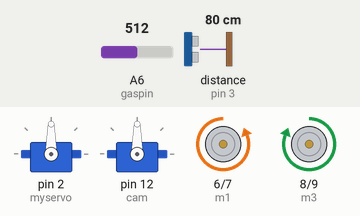
Bench run of a sketch on a simulated Arduino Nano, built with avr-gcc and run on an emulated ATmega328P. On the bench: 2 × servo, motor-driver pin pairs drawn as motors (green arrow = first pin HIGH = forward, orange = second pin HIGH = backward, longer = more drive). Wiring (inferred from the names in the program): ultrasonic range finder: trigger pin 4; echo pin 3. The inputs (shaded band) are chosen by the test bench; at power-on: distance to the obstacle (sensor on pin 3) 80 cm, A6 (gaspin) = 512. The echo pulse lasts 58.3 µs per cm.

Above: at 5.8 s.
5.9 s: distance to the obstacle (sensor on pin 3) set to 14 cm
7.8 s: distance to the obstacle (sensor on pin 3) set to 10 cm
At 9.5 s:
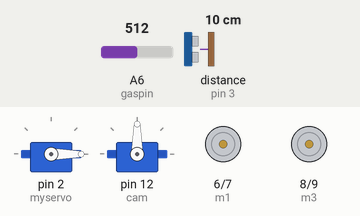
At 12.8 s:
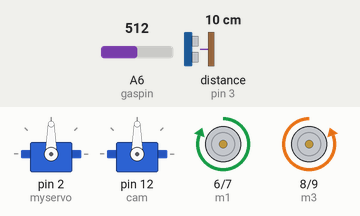
Timing chart, 0 to 18.0 s (numbered marks = the images above; inputs shaded):
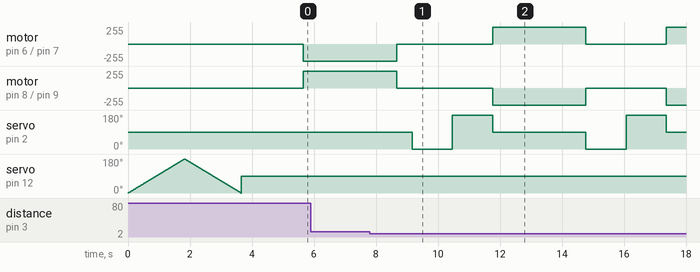

Measured:
- the behaviour switches between 12 and 11 cm on distance to the obstacle (sensor on pin 3) (found by bisection; images 0 and 1)
- after the input at 5.9 s, every drawn part: stays the same
- after the input at 7.8 s, motor on pin 6 (m1) / pin 7 (m2): backward 255/255 → stopped after 0.86 s, → forward 255/255 3.1 s later, → stopped 3.0 s later, → forward 255/255 2.6 s later; motor on pin 8 (m3) / pin 9 (m4): forward 255/255 → stopped after 0.86 s, → backward 255/255 3.1 s later, → stopped 3.0 s later, → backward 255/255 2.6 s later

The sketch:

ROBOT.ino
```cpp
// Include the servo motor library
#include<Servo.h>
#include <SoftwareSerial.h>
SoftwareSerial xbee(10, 11);
char buf;
//define pin numbers used for motors
int pir=21;
 const int m1=6;
 const int m2=7;
 const int m3=8;
 const int m4=9;
 const int gaspin=A6;

//define pin numbers used for ultrasonic sensor
 const int trig=4;
 const int echo=3;
//define name of the servo
Servo myservo;
Servo cam;
long distance,left_dist, right_dist,t,t1,t2;
void setup() {
//define pin number for servo


  myservo.attach(2);
  cam.attach(12);
 xbee.begin(9600);
 Serial.begin(9600);
//define pinmodes of declared pin numbers
 pinMode(m1, OUTPUT);
 pinMode(m2, OUTPUT);
 pinMode(m3, OUTPUT);
 pinMode(m4, OUTPUT);
 pinMode(trig,OUTPUT);
pinMode(echo,INPUT);
pinMode(gaspin,INPUT);
pinMode(pir,INPUT);
for(int i=0;i<=180;i++){
  cam.write(i);
  delay(10);
  if(i==180){
    for(int i=180;i>=0;i--){
      cam.write(i);
      delay(10);// put your main code here, to run repeatedly:
    }
  }
 }
//delay isto set up ultrasonic sensor for accurate measurement
myservo.write(90);
cam.write(90);
delay(1000);
}

void loop() {
 //calculation distance of obstracle in front ways
if(analogRead(A6)>750){
  xbee.write('h');
  delay(1000);}
  else if(digitalRead(21)==HIGH){
    xbee.write('m');
    delay(1000);
  }
  else if(analogRead(A6)<=750 && digitalRead(21)== LOW){
xbee.write('l');
delay(1000);}

if(xbee.available()==0){

myservo.write(90);
cam.write(90);
digitalWrite(trig,LOW);
delayMicroseconds(2);
digitalWrite(trig,HIGH);
delayMicroseconds(10);
digitalWrite(trig,LOW);

t=pulseIn(echo,HIGH);
distance=(t/2)/29.1;

if(distance>10)//no obstracle
   farward();
if(distance<=10)//there is an obstracle
{
  halt();
delay(500);
findroute();//finds a route free of obstracle
}
}
while(xbee.available()>0)
{buf=xbee.read();
if(buf=='f')
farward();
else if(buf=='b')
backward();
else if(buf=='l')
left();
else if(buf=='r')
right();
else if(buf=='s')
halt();
delay(200);}
}
void findroute()
{//to calculate distance of obstracle along side ways
 myservo.write(0);//look right
delay(700);
  digitalWrite(trig,LOW);
delayMicroseconds(2);
digitalWrite(trig,HIGH);
delayMicroseconds(10);
digitalWrite(trig,LOW);

t1=pulseIn(echo,HIGH);
right_dist=(t1/2)/29.1;
delay(600);
myservo.write(180);//look left
delay(700);
digitalWrite(trig,LOW);
delayMicroseconds(2);
digitalWrite(trig,HIGH);
delayMicroseconds(10);
digitalWrite(trig,LOW);

t2=pulseIn(echo,HIGH);
left_dist=(t2/2)/29.1;
delay(600);
myservo.write(90);
  if(left_dist>right_dist & left_dist>15)
    go_left();
  if(right_dist>left_dist & right_dist>15)
    go_right();
  if(right_dist<=15 & left_dist<=15)
  {backward();
  delay(3000);
 halt();
findroute();}
  return 0;
}

void farward(void)
/*this code depends on the motor driver connection and pin assignment.
should be verified and tested before employment*/
{  digitalWrite(m1,LOW);
 digitalWrite(m2,HIGH);
 digitalWrite(m3,HIGH);
 digitalWrite(m4,LOW);
 return 0;}
 void backward(void)
 {  /*this code depends on the motor driver connection and pin assignment.
should be verified and tested before employment*/
digitalWrite(m2,LOW);
 digitalWrite(m1,HIGH);
 digitalWrite(m4,HIGH);
 digitalWrite(m3,LOW);
 return 0;}
 void halt(void)
 { /*this code depends on the motor driver connection and pin assignment.
should be verified and tested before employment*/
digitalWrite(m2,LOW);
 digitalWrite(m1,LOW);
 digitalWrite(m4,LOW);
 digitalWrite(m3,LOW);
 return 0;
 }
 void go_left(void){/*this code depends on the motor driver connection and pin assignment.
should be verified and tested before employment*/
   digitalWrite(m2,LOW);
 digitalWrite(m1,HIGH);
 digitalWrite(m3,HIGH);
 digitalWrite(m4,LOW);
 delay(800);
 return 0;}
 void left(void){/*this code depends on the motor driver connection and pin assignment.
should be verified and tested before employment*/
   digitalWrite(m2,LOW);
 digitalWrite(m1,HIGH);
 digitalWrite(m3,HIGH);
 digitalWrite(m4,LOW);
 return 0;}
 void go_right(void)
/*this code depends on the motor driver connection and pin assignment.
should be verified and tested before employment*/
{
   digitalWrite(m2,HIGH);
 digitalWrite(m1,LOW);
 digitalWrite(m3,LOW);
 digitalWrite(m4,HIGH);
 delay(800);
 return 0;}
 void right(void)
/*this code depends on the motor driver connection and pin assignment.
should be verified and tested before employment*/
{
   digitalWrite(m2,HIGH);
 digitalWrite(m1,LOW);
 digitalWrite(m3,LOW);
 digitalWrite(m4,HIGH);
 return 0;}
```
